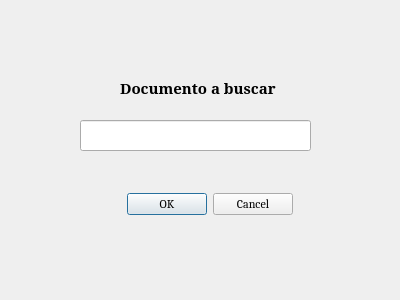
<?xml version="1.0" encoding="UTF-8"?>
<ui version="4.0">
 <class>Dialog</class>
 <widget class="QDialog" name="Dialog">
  <property name="geometry">
   <rect>
    <x>0</x>
    <y>0</y>
    <width>400</width>
    <height>300</height>
   </rect>
  </property>
  <property name="windowTitle">
   <string>Dialog</string>
  </property>
  <widget class="QLineEdit" name="busc_doc">
   <property name="geometry">
    <rect>
     <x>80</x>
     <y>120</y>
     <width>231</width>
     <height>31</height>
    </rect>
   </property>
  </widget>
  <widget class="QLabel" name="label">
   <property name="geometry">
    <rect>
     <x>120</x>
     <y>80</y>
     <width>161</width>
     <height>16</height>
    </rect>
   </property>
   <property name="font">
    <font>
     <family>Garamond</family>
     <pointsize>11</pointsize>
     <weight>75</weight>
     <bold>true</bold>
    </font>
   </property>
   <property name="text">
    <string>Documento a buscar</string>
   </property>
  </widget>
  <widget class="QDialogButtonBox" name="botonvista_invitado">
   <property name="geometry">
    <rect>
     <x>100</x>
     <y>190</y>
     <width>193</width>
     <height>28</height>
    </rect>
   </property>
   <property name="font">
    <font>
     <family>Cambria</family>
    </font>
   </property>
   <property name="standardButtons">
    <set>QDialogButtonBox::Cancel|QDialogButtonBox::Ok</set>
   </property>
  </widget>
 </widget>
 <resources/>
 <connections/>
</ui>
